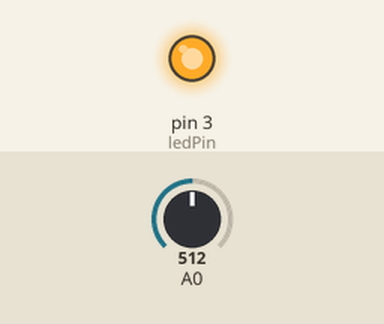
This sketch was run on a simulated Arduino Uno, built with avr-gcc and run on an emulated ATmega328P. Shown: output pins drawn as LEDs (lit = HIGH). Dashed ring = blinking. Inputs (shaded band) come from the test bench; at power-on: A0 = 512. What the sketch prints to the serial monitor is not drawn.

Above: at 1.2 s.
1.3 s: A0 set to 1023
4.3 s: A0 set to 511
At 7.19 s:
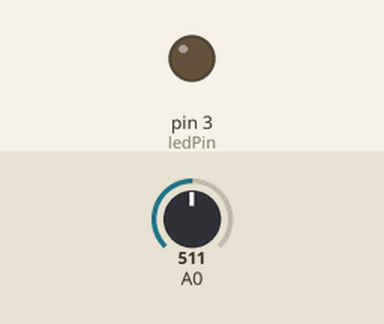
7.3 s: A0 set to 306
At 8.08 s:
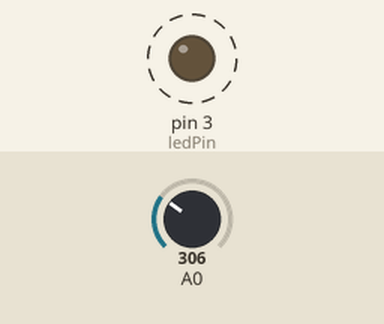
Timing chart, 0 to 16.3 s (numbered marks = the images above; inputs shaded):
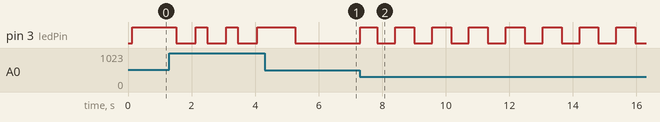

The sketch:

Fading.ino
```cpp
int ledPin = 3;

int lastError = 0;
bool lastErrorValid = false;
int integral = 0;

void setup() {
  pinMode(3, OUTPUT);
  Serial.begin(9600);
//   analogWrite(3,0);

}

void loop() {
  int readout = analogRead(A0);
  Serial.println(readout);
  int goal = 600;
  int error = goal - readout;
  int diff = lastErrorValid?error - lastError:0;
  integral += error;
  lastError = error;
  lastErrorValid = true;

  float kp = 1;
  float ki = 0.05;
  float kd = 1;

  float action = kp*error + kd*diff + ki*integral;
  action = min(255, action);
  action = max(0, action);
  analogWrite(ledPin, int(action));
}
```

Measured:
- after the input at 7.3 s, pin 3 (ledPin): alternates HIGH for 0.59 s and LOW for 0.57 s, starting at once
